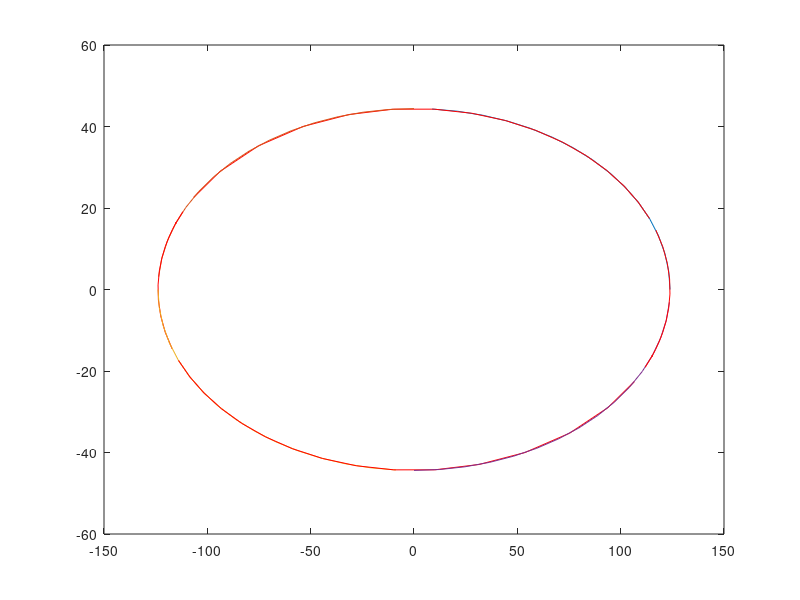

Write MATLAB code to recreate this figure.
xc2=0;yc2=0;
for j=0:3
    Beta = j * 0.5 * pi:.1:(j+1)*0.5*pi;
    a=97.057659149169922;
    b=17.567956924438246;
    Dopt=26.82765052539486;
    baseline=50;
    xc= (a+Dopt) * cos(Beta);
    yc= (b+Dopt) * sin (Beta);
    r=sqrt(xc.*xc+yc.*yc);
    eps =baseline./r;
    l=Beta+eps;
    
    xc2= (a+Dopt) * cos(l);
    yc2= (b+Dopt)* sin(l);			                
    plot(xc,yc)
    hold on
    plot(xc2,yc2, 'r')
end
